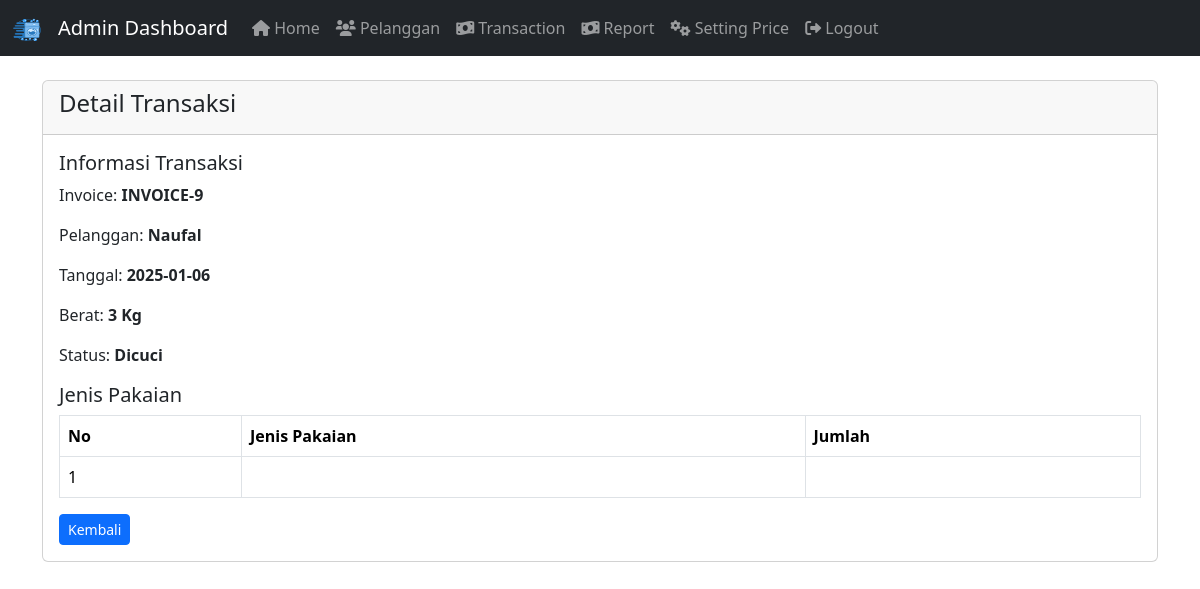
/admin/transaksi_detail.php?id=9 (signed in), run on the app's committed database.
### tables this page shows
CREATE TABLE `transaksi` (
  `transaksi_id` int(11) NOT NULL,
  `transaksi_tgl` date NOT NULL,
  `transaksi_pelanggan` int(11) NOT NULL,
  `transaksi_harga` int(11) NOT NULL,
  `transaksi_berat` int(11) NOT NULL,
  `transaksi_tgl_selesai` date NOT NULL,
  `transaksi_status` int(11) NOT NULL
);

CREATE TABLE `pelanggan` (
  `idPelanggan` int(11) NOT NULL,
  `namaPelanggan` varchar(255) NOT NULL,
  `hpPelanggan` varchar(20) NOT NULL,
  `alamatPelanggan` text NOT NULL
);

CREATE TABLE `pakaian` (
  `pakaian_id` int(11) NOT NULL,
  `pakaian_transaksi` int(11) NOT NULL,
  `pakaian_jenis` varchar(100) NOT NULL,
  `pakaian_jumlah` int(11) NOT NULL
);

### admin/transaksi_detail.php (the view)
<?php include 'header.php'; ?>
<?php
include '../koneksi.php';
$id = $_GET['id'];
$transaksi = mysqli_query($conn, "SELECT * FROM transaksi
    JOIN pelanggan ON transaksi.transaksi_pelanggan = pelanggan.idPelanggan
    WHERE transaksi_id='$id'");
$d = mysqli_fetch_array($transaksi);
$pakaian = mysqli_query($conn, "SELECT * FROM pakaian WHERE pakaian_transaksi='$id'");
?>
<div class="container mt-4">
    <div class="card">
        <div class="card-header">
            <h4>Detail Transaksi</h4>
        </div>
        <div class="card-body">
            <h5>Informasi Transaksi</h5>
            <p>Invoice: <strong>INVOICE-<?php echo $d['transaksi_id']; ?></strong></p>
            <p>Pelanggan: <strong><?php echo $d['namaPelanggan']; ?></strong></p>
            <p>Tanggal: <strong><?php echo $d['transaksi_tgl']; ?></strong></p>
            <p>Berat: <strong><?php echo $d['transaksi_berat']; ?> Kg</strong></p>
            <p>Status: <strong>
                    <?php
                    if ($d['transaksi_status'] == "0") {
                        echo "Proses";
                    } elseif ($d['transaksi_status'] == "1") {
                        echo "Dicuci";
                    } elseif ($d['transaksi_status'] == "2") {
                        echo "Selesai";
                    }
                    ?>
                </strong></p>
            <h5>Jenis Pakaian</h5>
            <table class="table table-bordered">
                <thead>
                    <tr>
                        <th>No</th>
                        <th>Jenis Pakaian</th>
                        <th>Jumlah</th>
                    </tr>
                </thead>
                <tbody>
                    <?php
                    $no = 1;
                    while ($jp = mysqli_fetch_array($pakaian)) { ?>
                    <tr>
                        <td><?php echo $no++; ?></td>
                        <td><?php echo $jp['nama_jenis']; ?></td>
                        <td><?php echo $jp['jumlah']; ?></td>
                    </tr>
                    <?php } ?>
                </tbody>
            </table>
            <a href="transaksi.php" class="btn btn-primary btn-sm">Kembali</a>
        </div>
    </div>
</div>

### data on the page
transaksi: transaksi_id "9", pelanggan.namaPelanggan "Naufal", transaksi_tgl "2025-01-06", transaksi_berat "3"
